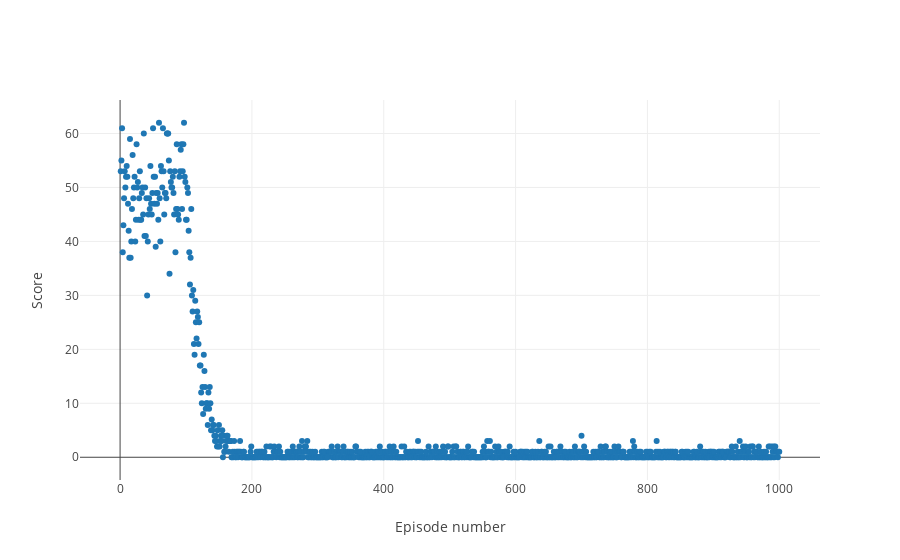

The code cell stored with this chart in its notebook:
### Code cell
trace = go.Scatter(
    x = np.arange(1, len(scores)+1),
    y = scores,
    mode='markers'
)

layout = go.Layout(
    xaxis = dict(
        title='Episode number'
    ),
    yaxis = dict(
        title='Score'
    )
)

data = [trace]

fig = go.Figure(data=data, layout=layout)

iplot(fig)

### Figure 1 — Plotly figure (JSON) as saved in the notebook; plotly's stock layout.template omitted (floating-point values rounded to 4 significant figures; data arrays with more than 128 entries replaced by an {"elided": "..."} marker saying what was removed)
{"data": [{"mode": "markers", "type": "scatter", "x": {"elided": "1000 int values"}, "y": {"elided": "1000 int values"}}], "layout": {"xaxis": {"title": "Episode number"}, "yaxis": {"title": "Score"}}}
